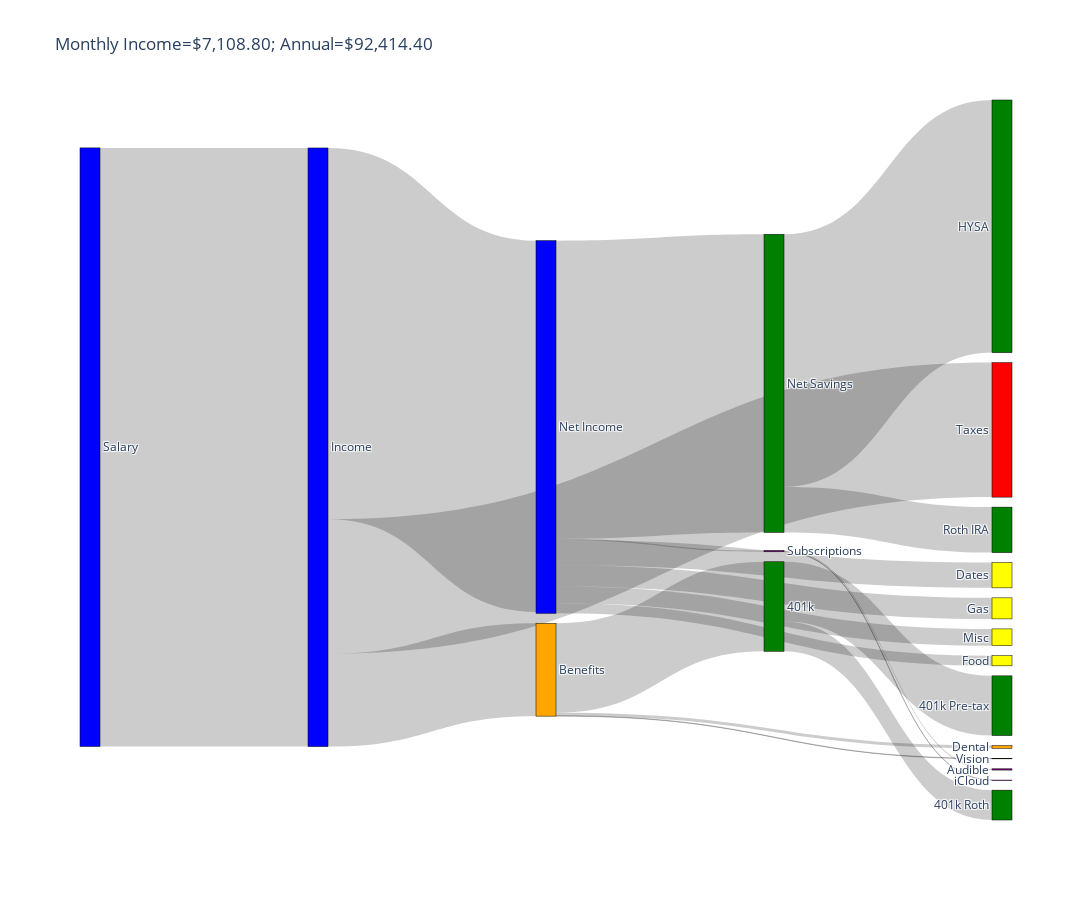

The code cell stored with this chart in its notebook:
### Markdown cell above
## Plot

### Code cell
fig = go.Figure(
    data=[
        go.Sankey(
            orientation="h",
            valueformat=".2f",
            arrangement="snap",
            node=dict(
                pad=10,
                thickness=20,
                line=dict(color="black", width=0.5),
                label=node_df["Label"],
                color=node_df["Color"],
            ),
            link=dict(
                source=link_df["Source"],
                target=link_df["Target"],
                value=link_df["Value"],
            ),
        )
    ]
)

height = 900
width = height * 1.5

# TODO: add legend for colors?
fig.update_layout(
    title_text=f"""
    Monthly Income=${monthly_salary:,.2f}; Annual=${weekly_salary*52:,.2f}
    """,
    font_size=12,
    height=height,
    width=width,
)

fig.show()

### Figure 1 — Plotly figure (JSON) as saved in the notebook; plotly's stock layout.template omitted (floating-point values rounded to 4 significant figures)
{"data": [{"arrangement": "snap", "link": {"source": [0, 1, 1, 1, 4, 4, 4, 7, 7, 2, 10, 10, 2, 2, 2, 2, 2, 17, 17], "target": [1, 2, 3, 4, 5, 6, 7, 8, 9, 10, 11, 12, 13, 14, 15, 16, 17, 18, 19], "value": [7109.0, 4409.0, 1597.0, 1102.0, 33.12, 5.68, 1063.0, 708.9, 354.4, 3540.0, 3000.0, 540.0, 250.0, 300.0, 200.0, 120.0, 15.99, 0.99, 15.0]}, "node": {"color": ["blue", "blue", "blue", "red", "orange", "orange", "orange", "green", "green", "green", "green", "green", "green", "yellow", "yellow", "yellow", "yellow", "purple", "purple", "purple"], "label": ["Salary", "Income", "Net Income", "Taxes", "Benefits", "Dental", "Vision", "401k", "401k Pre-tax", "401k Roth", "Net Savings", "HYSA", "Roth IRA", "Gas", "Dates", "Misc", "Food", "Subscriptions", "iCloud", "Audible"], "line": {"color": "black", "width": 0.5}, "pad": 10, "thickness": 20}, "orientation": "h", "type": "sankey", "valueformat": ".2f"}], "layout": {"font": {"size": 12}, "height": 900, "title": {"text": "\n    Monthly Income=$7,108.80; Annual=$92,414.40\n    "}, "width": 1350}}
